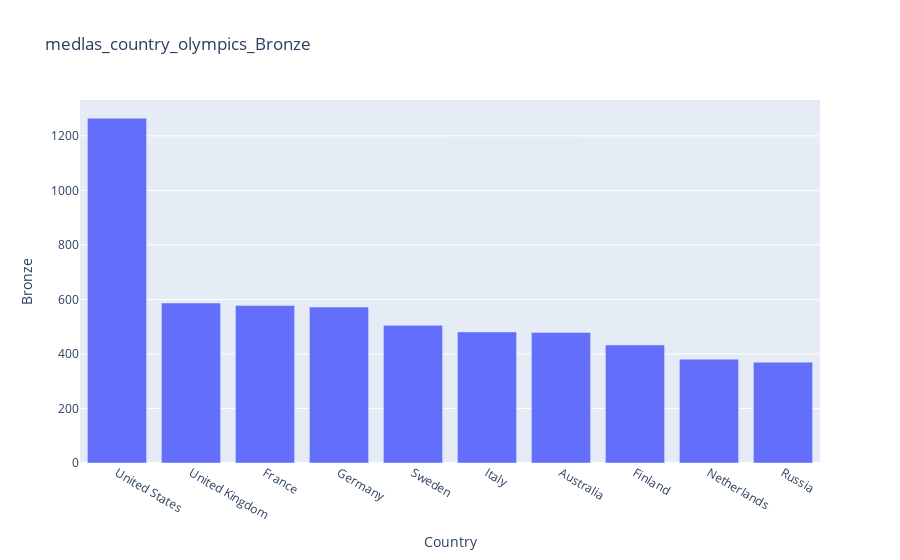

Notebook code for this chart:
### Code cell
px.bar(medlas_country_olympics_Bronze, x=medlas_country_olympics_Bronze.index, y='Bronze', title='medlas_country_olympics_Bronze')

### Figure 1 — Plotly figure (JSON) as saved in the notebook; plotly's stock layout.template omitted (floating-point values rounded to 4 significant figures)
{"data": [{"alignmentgroup": "True", "hovertemplate": "Country=%{x}<br>Bronze=%{y}<extra></extra>", "legendgroup": "", "marker": {"color": "#636efa", "pattern": {"shape": ""}}, "name": "", "offsetgroup": "", "orientation": "v", "showlegend": false, "textposition": "auto", "type": "bar", "x": ["United States", "United Kingdom", "France", "Germany", "Sweden", "Italy", "Australia", "Finland", "Netherlands", "Russia"], "xaxis": "x", "y": [1265, 587, 578, 572, 505, 481, 479, 433, 381, 370], "yaxis": "y"}], "layout": {"barmode": "relative", "legend": {"tracegroupgap": 0}, "title": {"text": "medlas_country_olympics_Bronze"}, "xaxis": {"anchor": "y", "domain": [0, 1], "title": {"text": "Country"}}, "yaxis": {"anchor": "x", "domain": [0, 1], "title": {"text": "Bronze"}}}}
